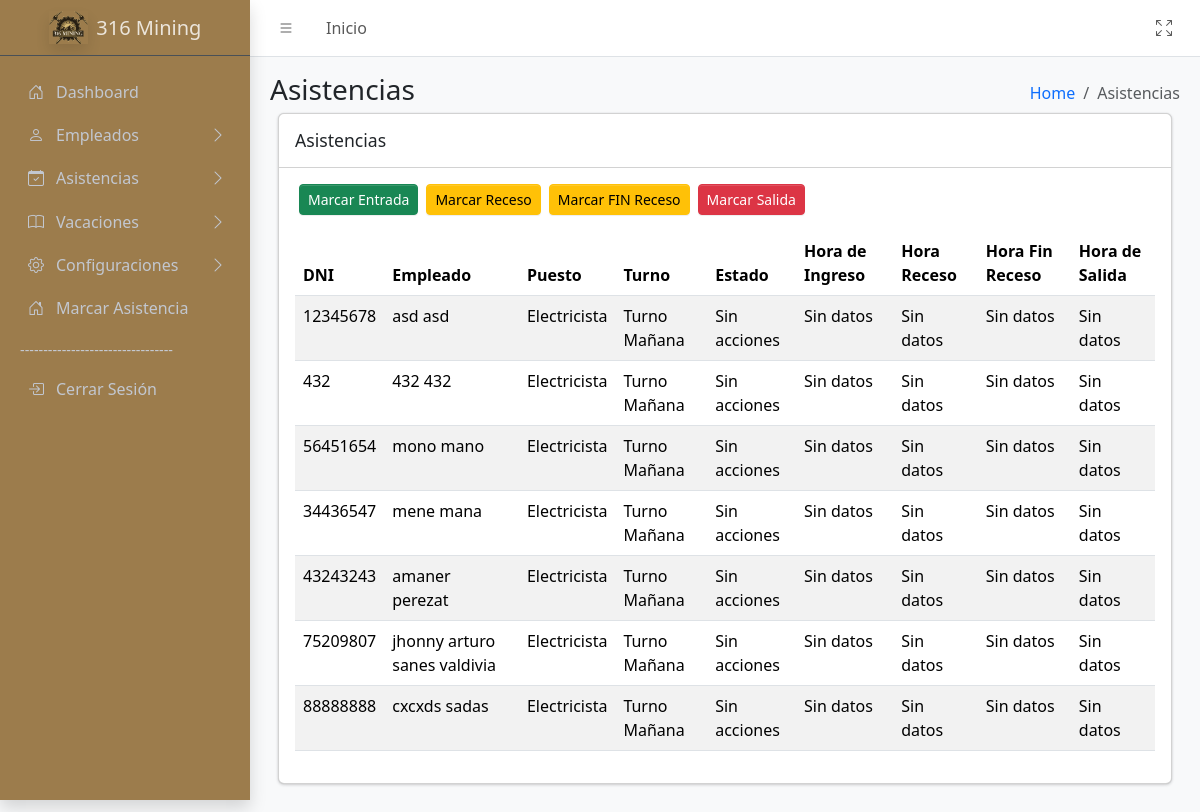
The app's page /sistema/controller/AsistenciasController/AsistenciasController.php?action=mostrarEstadoAsistencias (signed in), older data.
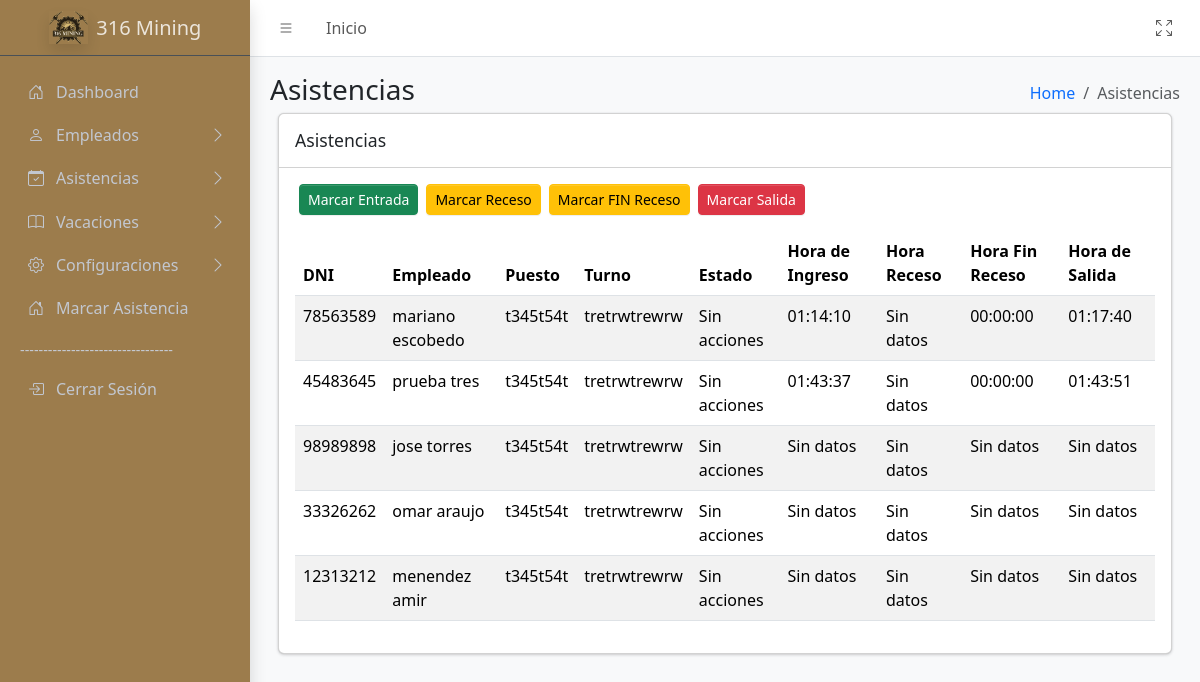
The same page, newer data.
### tables this page shows
CREATE TABLE `empleados` (
  `idEmpleado` int(11) NOT NULL,
  `nombres` varchar(50) NOT NULL,
  `apellidos` varchar(50) NOT NULL,
  `dni` varchar(8) NOT NULL,
  `correo` varchar(50) NOT NULL,
  `telefono` varchar(15) DEFAULT NULL,
  `idPuesto` int(11) DEFAULT NULL,
  `idTurno` int(11) DEFAULT NULL,
  `estado` enum('Activo','Inactivo') DEFAULT 'Activo',
  `habilitado` tinyint(1) NOT NULL,
  `idApp` varchar(10) DEFAULT NULL COMMENT 'id para la app',
  `passwordApp` varchar(20) DEFAULT NULL COMMENT 'contra para la app',
  `idmarcar` varchar(5) NOT NULL,
  `passmarcar` varchar(5) NOT NULL
);

CREATE TABLE `puestos` (
  `idPuesto` int(11) NOT NULL,
  `nombrePuesto` varchar(50) NOT NULL,
  `area` varchar(50) DEFAULT NULL,
  `descripcion` varchar(50) NOT NULL
);

CREATE TABLE `turnos` (
  `idTurno` int(11) NOT NULL,
  `descripcion` varchar(50) NOT NULL,
  `entrada_previa` time NOT NULL,
  `entrada` time DEFAULT NULL,
  `salida` time DEFAULT NULL,
  `receso` time NOT NULL
);

### sistema/controller/BaseController.php (called while the page is built, shortened)
<?php
class BaseController {
        protected function loadView($view,
                                        $data = [],
                                        $additionalCss = [],
                                        $additionalJs = [],
                                        $title = 'Sistema') {
                                    include __DIR__ . '/../view/templates/layout.php';
    }
}
?>

### sistema/model/conexion.php (called while the page is built, shortened)
<?php
class Database {
    public function __construct() {
        try {
            $host = 'localhost';
            $dbname = 'biometrico';
            $username = 'root';
            $password = '';
            $this->conn = new PDO("mysql:host=$host;dbname=$dbname", $username, $password);
        } catch (PDOException $e) {
            echo "Error de conexión: " . $e->getMessage();
            exit();
        }
    }
}
?>

### sistema/model/AsistenciasModel/AsistenciasModel.php (called while the page is built, shortened)
<?php
require_once __DIR__ . '/../conexion.php';
class Asistencias extends Database
{
    public function obtenerEstadoAsistencias()
    {
        $sql = "
                SELECT
                    e.idEmpleado,
                    e.nombres,
                    e.apellidos,
                    e.dni,
                    p.nombrePuesto AS puesto,
                    t.descripcion AS turno,
                    t.entrada AS hora_entrada_turno,
                    t.salida AS hora_salida_turno,
                    IFNULL(a.estado, 'Sin acciones') AS estado,
                    IFNULL(a.hora_entrada, 'Sin datos') AS hora_entrada,
                    IFNULL(a.hora_receso, 'Sin datos') AS hora_receso,
                    IFNULL(a.hora_receso_final, 'Sin datos') AS hora_receso_final,
                    IFNULL(a.hora_salida, 'Sin datos') AS hora_salida
                FROM
                    empleados e
                LEFT JOIN
                    asistencia a ON e.idEmpleado = a.idEmpleado AND DATE(a.fecha_registro) = CURDATE()
                LEFT JOIN
                    puestos p ON e.idPuesto = p.idPuesto
                LEFT JOIN
                    turnos t ON e.idTurno = t.idTurno
                WHERE
                    e.estado = 'Activo';
            ";
        $stmt = $this->conn->prepare($sql);
        $stmt->execute();
        return $stmt->fetchAll(PDO::FETCH_ASSOC);
    }
}

### sistema/view/Asistencias/Asistencias.php (the view, shortened to what the changed rows need)
<div class="app-content">
    <div class="container-fluid">
        <div class="row">
            <div class="col-lg-12">
                <div class="card mb-3">
                    <div class="card-body">
                        <div class="table-responsive">
                            <table class="table table-striped">
                                <thead>
                                    <tr>
                                        <th>DNI</th>
                                        <th>Empleado</th>
                                        <th>Puesto</th>
                                        <th>Turno</th>
                                        <th>Estado</th>
                                        <th>Hora de Ingreso</th>
                                        <th>Hora Receso</th>
                                        <th>Hora Fin Receso</th>
                                        <th>Hora de Salida</th>
                                    </tr>
                                </thead>
                                <tbody>
                                    <?php foreach ($estadoAsistencias as $asistencia): ?>
                                        <tr>
                                            <td><?= htmlspecialchars($asistencia['dni']) ?></td>
                                            <td><?= htmlspecialchars($asistencia['nombres'] . ' ' . $asistencia['apellidos']) ?></td>
                                            <td><?= htmlspecialchars($asistencia['puesto']) ?></td>
                                            <td><?= htmlspecialchars($asistencia['turno']) ?></td>
                                            <td><?= htmlspecialchars($asistencia['estado']) ?></td>
                                            <td><?= htmlspecialchars($asistencia['hora_entrada']) ?></td>
                                            <td><?= htmlspecialchars($asistencia['hora_receso']) ?></td>
                                            <td><?= htmlspecialchars($asistencia['hora_receso_final']) ?></td>
                                            <td><?= htmlspecialchars($asistencia['hora_salida']) ?></td>
                                        </tr>
                                    <?php endforeach; ?>
                                </tbody>
                            </table>
                        </div>
                    </div>
                </div>
            </div>
        </div>
    </div>
</div>

Row changes from the older to the newer data that the page shows:
removed empleados: dni "12345678", nombres+apellidos "asd asd", idPuesto.nombrePuesto "Electricista", idTurno.descripcion "Turno Mañana", estado "Sin acciones", hora_entrada "Sin datos", hora_receso "Sin datos", hora_receso_final "Sin datos", hora_salida "Sin datos"
removed empleados: dni "88888888", nombres+apellidos "cxcxds sadas", idPuesto.nombrePuesto "Electricista", idTurno.descripcion "Turno Mañana", estado "Sin acciones", hora_entrada "Sin datos", hora_receso "Sin datos", hora_receso_final "Sin datos", hora_salida "Sin datos"
changed empleados: dni "432" → "78563589"; nombres+apellidos "432 432" → "mariano escobedo"; idPuesto.nombrePuesto "Electricista" → "t345t54t"; idTurno.descripcion "Turno Mañana" → "tretrwtrewrw"; hora_entrada "Sin datos" → "01:14:10"; hora_receso_final "Sin datos" → "00:00:00"; hora_salida "Sin datos" → "01:17:40"
changed empleados: dni "75209807" → "45483645"; nombres+apellidos "jhonny arturo sanes valdivia" → "prueba tres"; idPuesto.nombrePuesto "Electricista" → "t345t54t"; idTurno.descripcion "Turno Mañana" → "tretrwtrewrw"; hora_entrada "Sin datos" → "01:43:37"; hora_receso_final "Sin datos" → "00:00:00"; hora_salida "Sin datos" → "01:43:51"; moves up the list
changed empleados: dni "56451654" → "98989898"; nombres+apellidos "mono mano" → "jose torres"; idPuesto.nombrePuesto "Electricista" → "t345t54t"; idTurno.descripcion "Turno Mañana" → "tretrwtrewrw"
changed empleados: dni "34436547" → "33326262"; nombres+apellidos "mene mana" → "omar araujo"; idPuesto.nombrePuesto "Electricista" → "t345t54t"; idTurno.descripcion "Turno Mañana" → "tretrwtrewrw"
changed empleados: dni "43243243" → "12313212"; nombres+apellidos "amaner perezat" → "menendez amir"; idPuesto.nombrePuesto "Electricista" → "t345t54t"; idTurno.descripcion "Turno Mañana" → "tretrwtrewrw"
